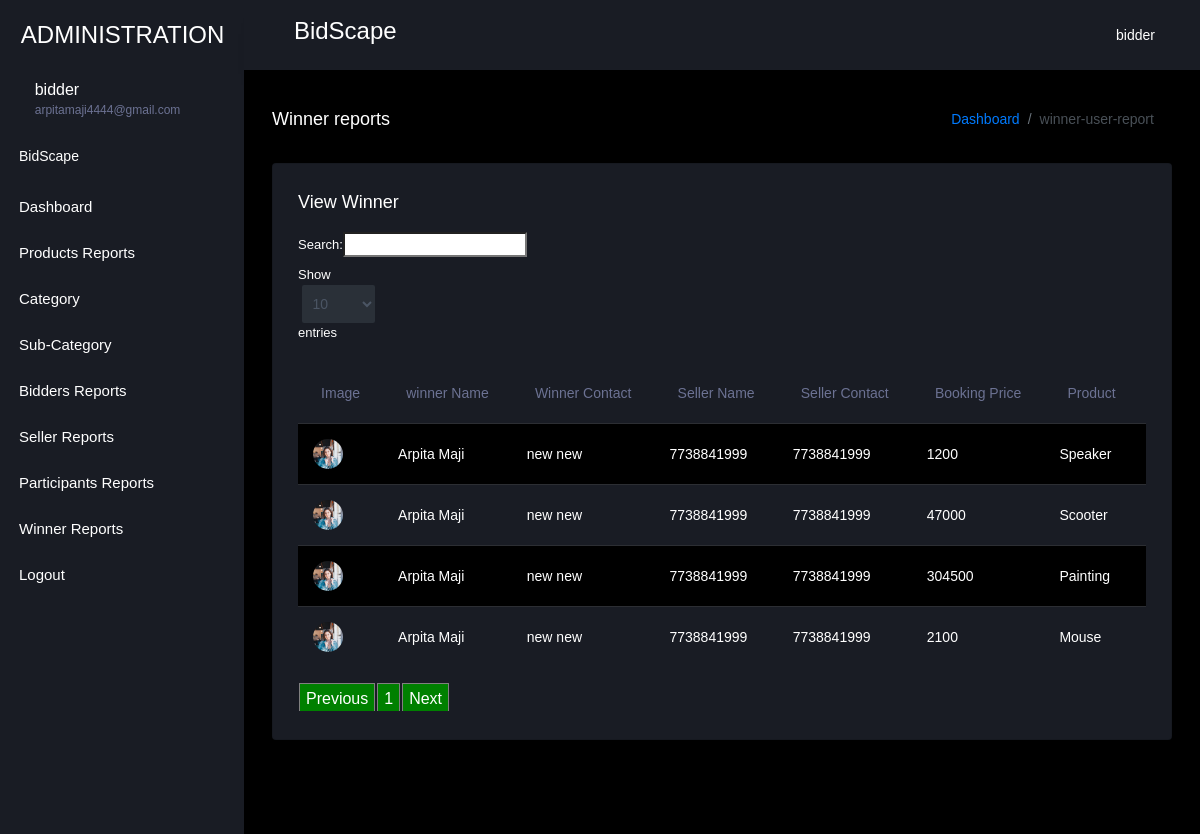
/view_winner (signed in), run on the app's committed database.
### bid_app/models.py (models this page shows, shortened)
class Product(models.Model):
    status  = models.CharField(max_length=100,null=True, default='pending')
    bid_type  = models.CharField(max_length=100,null=True)
    payment_status  = models.CharField(max_length=100,null=True,default='pending')
    winner  = models.ForeignKey(User, on_delete=models.CASCADE, null=True, blank=True, related_name='winner')
    user  = models.ForeignKey(User, on_delete=models.CASCADE, null=True, blank=True, related_name='seller')
    name = models.CharField(max_length=100,null=True)
    min_price = models.IntegerField(null=True)
    final_price = models.IntegerField(null=True)
    interval_price = models.IntegerField(null=True)
    images = models.FileField(null=True)
    session = models.DateTimeField(null=True, blank=True)
    endsession = models.DateTimeField(null=True, blank=True, auto_now_add=True)
    category = models.ForeignKey(Sub_Category,on_delete=models.CASCADE,null=True)
    parameter = models.TextField(null=True, default="{}")
    description = models.TextField(null=True, blank=True)
    comment = models.TextField(null=True, blank=True)
    created = models.DateField(auto_now_add=True, null=True, blank=True)

class AuctionUser(models.Model):
    user = models.ForeignKey(User,on_delete=models.CASCADE,null=True, blank=True)
    dob = models.DateField(null=True, blank=True)
    address = models.CharField(max_length=100,null=True, blank=True)
    contact = models.CharField(max_length=10,null=True, blank=True)
    image = models.FileField(null=True, blank=True)
    user_type = models.CharField(max_length=100,null=True, blank=True)
    status = models.CharField(max_length=100,null=True, blank=True, default="pending")
    membership = models.ForeignKey(Member_fee,on_delete=models.CASCADE,null=True, blank=True)
    created = models.DateTimeField(auto_now_add=True)
    adhar_card = models.FileField(null=True, blank=True)
    pan_card = models.FileField(null=True, blank=True)
    bank_statement = models.FileField(null=True, blank=True)
    adhar_number = models.CharField(max_length=100,null=True, blank=True)
    pan_number = models.CharField(max_length=100,null=True, blank=True)
    account_number = models.CharField(max_length=100,null=True, blank=True)
    agree = models.BooleanField(null=True, blank=True)
    email_verification = models.BooleanField(null=True, blank=True)
    otp = models.CharField(max_length=100,null=True, blank=True)

### bid_app/views.py (the view)
# urls.py: path('view_winner', View_winner, name="view_winner"),
def View_winner(request):
    if not request.user.is_authenticated:
        return redirect('loginadmin')
    pro = Product.objects.filter().exclude(winner=None)
    d = {'pro': pro}
    return render(request,'administration/view_winner.html', d)

### bid_app/templates/administration/view_winner.html (shortened to what this page needs)
{% extends 'administration/index.html' %}
{% load static %}
{% block body %}
<link rel = stylesheet href="https://cdn.datatables.net/1.10.23/css/dataTables.bootstrap.min.css">
<div class="main-panel">
    <div class="content-wrapper">
      <div class="page-header">
        <h3 class="page-title"> Winner reports </h3>
        <nav aria-label="breadcrumb">
          <ol class="breadcrumb">
            <li class="breadcrumb-item"><a href="#">Dashboard</a></li>
            <li class="breadcrumb-item active" aria-current="page">winner-user-report</li>
          </ol>
        </nav>
      </div>
      <div class="row">
        <div class="col-lg-12 grid-margin stretch-card">
          <div class="card">
            <div class="card-body">
              <h4 class="card-title">View Winner</h4>
              <div class="table-responsive">
                <table class="table table-striped" id="example">
                  <thead>
                    <tr>
                        <th>Image</th>
                        <th>winner Name</th>
                        <th>Winner Contact</th>
                        <th>Seller Name</th>
                        <th>Seller Contact</th>
                        <th>Booking Price</th>
                        <th>Product</th>
                        <th>Start</th>
                      </tr>
                      </thead>
                       <tbody>
                        {% for i in pro %}
                      <tr>
                        <td><img src="{{i.winner.auctionuser_set.all.0.image.url}}"></td>
                        <td>{{i.winner.first_name}} {{i.winner.last_name}}</td>
                        <td>{{i.user.first_name}} {{i.user.last_name}}</td>
                          <td>{{i.winner.auctionuser_set.all.0.contact}}</td>
                          <td>{{i.user.auctionuser_set.all.0.contact}}</td>
                          <td>{{i.final_price}}</td>
                          <td>{{i.name}}</td>
                          <td>{{i.session}}</td>
                      </tr>
                        {% empty %}
                    <tr>
                      <td>Data Not Found</td>
                    </tr>
                        {% endfor %}
                        </tbody>
                </table>
              </div>
            </div>
          </div>
        </div>
      </div>
    </div>
{% endblock %}

### bid_app/templates/administration/index.html (shortened to what this page needs)
<!DOCTYPE html>
{% load static %}
<html lang="en">
  <head>
    <link rel="stylesheet" href="{% static 'administration/assets/vendors/mdi/css/materialdesignicons.min.css' %}">
    <link rel="stylesheet" href="{% static 'administration/assets/vendors/css/vendor.bundle.base.css' %}">
    <link rel="stylesheet" href="{% static 'administration/assets/vendors/jvectormap/jquery-jvectormap.css' %}">
    <link rel="stylesheet" href="{% static 'administration/assets/vendors/flag-icon-css/css/flag-icon.min.css' %}">
    <link rel="stylesheet" href="{% static 'administration/assets/vendors/owl-carousel-2/owl.carousel.min.css' %}">
    <link rel="stylesheet" href="{% static 'administration/assets/vendors/owl-carousel-2/owl.theme.default.min.css' %}">
    <link rel="stylesheet" href="{% static 'administration/assets/css/style.css' %}">
  </head>
  <body>
    <div class="container-scroller">
      <nav class="sidebar sidebar-offcanvas" id="sidebar">
        <div class="sidebar-brand-wrapper d-none d-lg-flex align-items-center justify-content-center fixed-top">
          <a class="sidebar-brand brand-logo" href="#" style="color:white">ADMINISTRATION</a>
        </div>
        <ul class="nav">
          <li class="nav-item profile">
            <div class="profile-desc">
              <div class="profile-pic">
                <div class="profile-name">
                  <h5 class="mb-0 font-weight-normal">{{request.user.username}}</h5>
                  <span>{{request.user.email}}</span>
                </div>
              </div>
              <a href="#" id="profile-dropdown" data-toggle="dropdown"><i class="mdi mdi-dots-vertical"></i></a>
            </div>
          </li>
          <li class="nav-item nav-category">
            <span class="nav-link" style="color:white;">BidScape</span>
          </li>
          <li class="nav-item menu-items">
            <a class="nav-link" href="/admin-home">
              <span class="menu-title" style="color:white;">Dashboard</span>
            </a>
          </li>
          <li class="nav-item menu-items">
            <a class="nav-link" href="/admin_view_product">
              <span class="menu-title"style="color:white;">Products Reports</span>
            </a>
          </li>
          <li class="nav-item menu-items">
            <a class="nav-link" data-toggle="collapse" href="#ui-basic-1" aria-expanded="false" aria-controls="ui-basic">
              <span class="menu-title" style="color:white;">Category</span>
              <i class="menu-arrow"></i>
            </a>
          </li>
          <li class="nav-item menu-items">
            <a class="nav-link" data-toggle="collapse" href="#ui-basic-2" aria-expanded="false" aria-controls="ui-basic">
              <span class="menu-title" style="color:white;">Sub-Category</span>
              <i class="menu-arrow"></i>
            </a>
          </li>
          <li class="nav-item menu-items">
            <a class="nav-link" href="/view_buyer_user">
              <span class="menu-title" style="color:white;">Bidders Reports</span>
            </a>
          </li>
          <li class="nav-item menu-items">
            <a class="nav-link" href="/view_seller_user">
              <span class="menu-title" style="color:white;">Seller Reports</span>
            </a>
          </li>
          <li class="nav-item menu-items">
            <a class="nav-link" href="/view_participants">
              <span class="menu-title" style="color:white;">Participants Reports</span>
            </a>
          </li>
          <li class="nav-item menu-items">
            <a class="nav-link" href="/view_winner">
              <span class="menu-title" style="color:white;">Winner Reports</span>
            </a>
          </li>
          <li class="nav-item menu-items">
            <a class="nav-link" href="/logout">
              <span class="menu-title" style="color:white;">Logout</span>
            </a>
          </li>
        </ul>
      </nav>
      <div class="container-fluid page-body-wrapper">
        <nav class="navbar p-0 fixed-top d-flex flex-row">
          <div class="navbar-menu-wrapper flex-grow d-flex align-items-stretch">
            <button class="navbar-toggler navbar-toggler align-self-center" type="button" data-toggle="minimize">
              <span class="mdi mdi-menu"></span>
            </button>
            <ul class="navbar-nav w-100">
              <li class="nav-item w-100">
                <h3>BidScape</h3>
              </li>
            </ul>
            <ul class="navbar-nav navbar-nav-right">
              <li class="nav-item dropdown">
                <a class="nav-link" id="profileDropdown" href="#" data-toggle="dropdown">
                  <div class="navbar-profile">
                    <p class="mb-0 d-none d-sm-block navbar-profile-name">{{request.user.username}}</p>
                    <i class="mdi mdi-menu-down d-none d-sm-block"></i>
                  </div>
                </a>
              </li>
            </ul>
          </div>
        </nav>
        {% block body %}{% endblock %}
          <footer class="footer">
          </footer>
        </div>
      </div>
    </div>
  </body>
</html>

### data on the page
Product: winner.auctionuser_set.all.0.image (picture), winner.first_name "Arpita", winner.last_name "Maji", user.first_name "new", user.last_name "new", winner.auctionuser_set.all.0.contact "7738841999", user.auctionuser_set.all.0.contact "7738841999", final_price "1200", name "Speaker"
Product: winner.auctionuser_set.all.0.image (picture), winner.first_name "Arpita", winner.last_name "Maji", user.first_name "new", user.last_name "new", winner.auctionuser_set.all.0.contact "7738841999", user.auctionuser_set.all.0.contact "7738841999", final_price "47000", name "Scooter"
Product: winner.auctionuser_set.all.0.image (picture), winner.first_name "Arpita", winner.last_name "Maji", user.first_name "new", user.last_name "new", winner.auctionuser_set.all.0.contact "7738841999", user.auctionuser_set.all.0.contact "7738841999", final_price "304500", name "Painting"
Product: winner.auctionuser_set.all.0.image (picture), winner.first_name "Arpita", winner.last_name "Maji", user.first_name "new", user.last_name "new", winner.auctionuser_set.all.0.contact "7738841999", user.auctionuser_set.all.0.contact "7738841999", final_price "2100", name "Mouse"

### other printed values
{{ request.user.username }} "bidder"
{{ request.user.email }} "arpitamaji4444@gmail.com"
